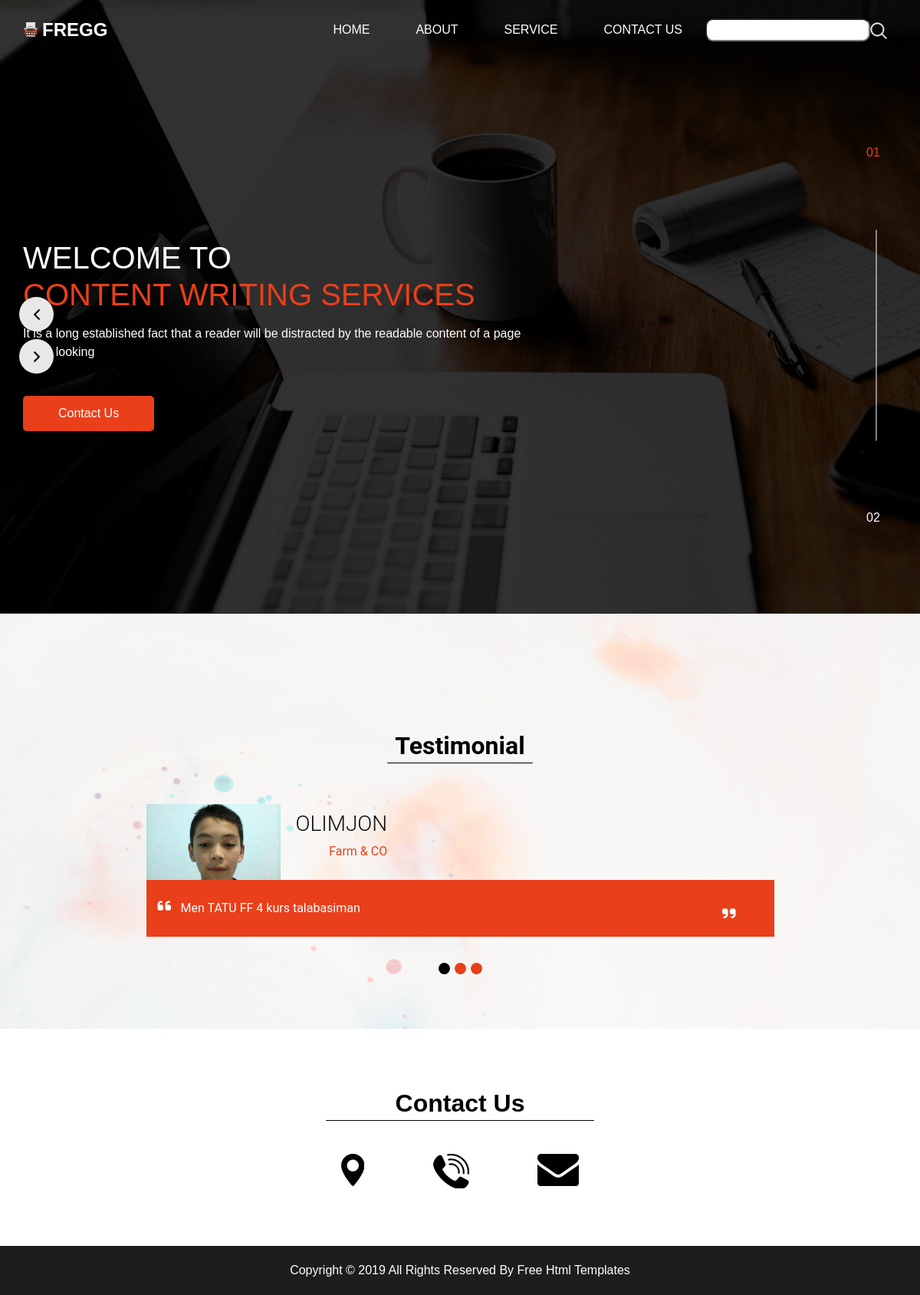
The page / on the database its author committed.
### main_app/models.py (models this page shows, shortened)
class About(models.Model):
  titel=models.CharField(max_length=30,blank=True,null=True)
  text=models.TextField(null=True)

class Profil(models.Model):
  name=models.CharField(max_length=30)
  email=models.CharField(max_length=30)
  tel=models.CharField(max_length=15,null=True,blank=True)
  uzi_malumot=models.CharField(max_length=30)
  media=models.FileField(null=True,blank=True)

### main_app/views.py (the view)
# urls.py: path('',Index_view.as_view(),name='index'),
class Index_view(View):
  def get(self,request):
    data={
      "about":About.objects.all(),
      "azolar":Profil.objects.all(),
      "f":Profil.objects.all()[1],
    }
    return render(request,'index.html',data)

### templates/index.html (shortened to what this page needs)
<!DOCTYPE html>
<html>
<head>
  {% load static %}
  <link rel="stylesheet" type="text/css"
    href={% static "https://cdnjs.cloudflare.com/ajax/libs/OwlCarousel2/2.1.3/assets/owl.carousel.min.css" %}/>
  <link rel="stylesheet" href={% static "https://maxcdn.bootstrapcdn.com/font-awesome/4.3.0/css/font-awesome.min.css"%}>
  <link rel="stylesheet" type="text/css" href={% static "css/bootstrap.css" %}/>
  <link href={% static "css/style.css" %} rel="stylesheet" />
  <link href={% static "css/responsive.css"%} rel="stylesheet" />
</head>
<body>
  <div class="hero_area">
    <header class="header_section">
      <div class="container">
        <nav class="navbar navbar-expand-lg custom_nav-container pt-3">
          <a class="navbar-brand mr-5" href="index.html">
            <img src="images/logo.png" alt="">
            <span>
              Fregg
            </span>
          </a>
          <div class="collapse navbar-collapse" id="navbarSupportedContent">
            <div class="d-flex ml-auto flex-column flex-lg-row align-items-center">
              <ul class="navbar-nav  ">
                <li class="nav-item active">
                  <a class="nav-link" href="#">Home <span class="sr-only">(current)</span></a>
                </li>
                <li class="nav-item">
                  <a class="nav-link" href="{% url 'about' %}"> About </a>
                </li>
                <li class="nav-item">
                  <a class="nav-link" href="{% url 'service' %}"> Service </a>
                </li>
                <li class="nav-item">
                  <a class="nav-link" href="{% url 'contact' %}">Contact us</a>
                </li>
              </ul>
              <form class="form-inline">
                <input style="border-radius:10px" type='text'>
                <button class="btn  my-2 my-sm-0 nav_search-btn" type="submit"></button>
              </form>
            </div>
          </div>
        </nav>
      </div>
    </header>
    {% for i in about %}
    <section class=" slider_section position-relative">
      <div id="carouselExampleIndicators" class="carousel slide" data-ride="carousel">
        <ol class="carousel-indicators">
          <li data-target="#carouselExampleIndicators" data-slide-to="0" class="active">01</li>
          <li data-target="#carouselExampleIndicators" data-slide-to="1">02</li>
        </ol>
        <div class="carousel-inner">
          <div class="carousel-item active">
            <div class="container">
              <div class="row">
                <div class="col-md-7">
                  <div class="detail-box">
                    <div>
                      <h1>
                        Welcome To <br>
                        <span>
                          Content Writing Services
                        </span>
                      </h1>
                      <p>
                        It is a long established fact that a reader will be distracted by the readable content of a page
                        when looking
                      </p>
                      <div class="btn-box">
                        <a href="{% url 'contact' %}" class="btn-1">
                          Contact Us
                        </a>
                      </div>
                    </div>
                  </div>
                </div>
              </div>
            </div>
          </div>
        </div>
        <div class="custom_carousel-control">
          <a class="carousel-control-prev" href="#carouselExampleIndicators" role="button" data-slide="prev">
          </a>
          <a class="carousel-control-next" href="#carouselExampleIndicators" role="button" data-slide="next">
          </a>
        </div>
      </div>
    </section>
    {% endfor %}
  </div>
  <div class="body_bg layout_padding">
    <section class="client_section layout_padding-top">
      <div class="d-flex justify-content-center">
        <div class="heading_container">
          <h2>
            Testimonial
          </h2>
        </div>
      </div>
      <div class="container layout_padding2">
        <div id="carouselExample2Indicators" class="carousel slide" data-ride="carousel">
          <ol class="carousel-indicators">
            <li data-target="#carouselExample2Indicators" data-slide-to="0" class="active"></li>
            <li data-target="#carouselExample2Indicators" data-slide-to="1"></li>
            <li data-target="#carouselExample2Indicators" data-slide-to="2"></li>
          </ol>
          <div class="carousel-inner">
            <div class="carousel-item active">
              <div class="client_container">
                <div class="client-id">
                  <div class="img-box">
                    <img src="{{ f.media.url }}" alt="">
                  </div>
                  <div class="client_name">
                    <div>
                      <h3>
                        {{ f.name }}
                      </h3>
                      <p>
                        Farm & CO
                      </p>
                    </div>
                  </div>
                </div>
                <div class="client_detail">
                  <div class="client_text">
                    <blockquote>
                      <p>
                        {{ f.uzi_malumot }}
                      </p>
                    </blockquote>
                  </div>
                </div>
              </div>
            </div>
          </div>
        </div>
      </div>
    </section>
  </div>
  <section class="info_section layout_padding">
    <div class="footer_contact">
      <div class="heading_container">
        <h2>
          Contact Us
        </h2>
      </div>
      <div class="box">
        <a href="" class="img-box">
          <img src={% static "images/location.png"%} alt="#" class="img-1">
        </a>
        <a href="" class="img-box">
          <img src={% static "images/call.png"%} alt="{{ f.tel }}" class="img-1">
        </a>
        <a href="" class="img-box">
          <img src={% static "images/envelope.png"%} alt="{{ f.email }}" class="img-1">
        </a>
      </div>
    </div>
  </section>
  <section class="container-fluid footer_section">
    <p>
      Copyright &copy; 2019 All Rights Reserved By
      <a href="https://html.design/">Free Html Templates</a>
    </p>
  </section>
</body>
</html>

### static/css/responsive.css (style rules this page uses)
@media (min-width: 1200px) { .container { max-width: 1170px; } }

### rows shown on the page
Profil: media (picture), name "OLIMJON", uzi_malumot "Men TATU FF 4 kurs talabasiman"
